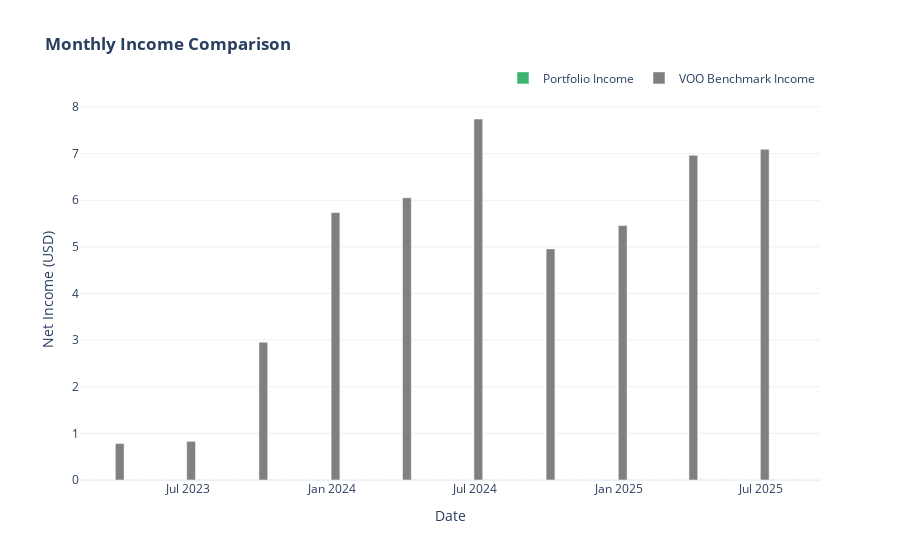

Here is the notebook cell this chart was saved with:
### Code cell
portfolio_income = portfolio.get_monthly_income()
benchmark_income = benchmark_simulation.get_monthly_income()

fig_income_comp = go.Figure()

fig_income_comp.add_trace(
    go.Bar(
        x=portfolio_income.index,
        y=portfolio_income,
        name="Portfolio Income",
        marker_color="mediumseagreen",
    )
)

fig_income_comp.add_trace(
    go.Bar(
        x=benchmark_income.index,
        y=benchmark_income,
        name=f"{config.BENCHMARK_INDEX} Benchmark Income",
        marker_color="grey",
    )
)

fig_income_comp.update_layout(
    title_text="<b>Monthly Income Comparison</b>",
    template="plotly_white",
    barmode="group",
    xaxis_title="Date",
    yaxis_title=f"Net Income ({config.BASE_CURRENCY})",
    legend=dict(orientation="h", yanchor="bottom", y=1.02, xanchor="right", x=1),
)

fig_income_comp.show()

### Figure 1 — Plotly figure (JSON) as saved in the notebook; plotly's stock layout.template omitted (floating-point values rounded to 4 significant figures)
{"data": [{"marker": {"color": "mediumseagreen"}, "name": "Portfolio Income", "type": "bar", "x": ["2023-02-28T00:00:00", "2023-03-31T00:00:00", "2023-04-30T00:00:00", "2023-05-31T00:00:00", "2023-06-30T00:00:00", "2023-07-31T00:00:00", "2023-08-31T00:00:00", "2023-09-30T00:00:00", "2023-10-31T00:00:00", "2023-11-30T00:00:00", "2023-12-31T00:00:00", "2024-01-31T00:00:00", "2024-02-29T00:00:00", "2024-03-31T00:00:00", "2024-04-30T00:00:00", "2024-05-31T00:00:00", "2024-06-30T00:00:00", "2024-07-31T00:00:00", "2024-08-31T00:00:00", "2024-09-30T00:00:00", "2024-10-31T00:00:00", "2024-11-30T00:00:00", "2024-12-31T00:00:00", "2025-01-31T00:00:00", "2025-02-28T00:00:00", "2025-03-31T00:00:00", "2025-04-30T00:00:00", "2025-05-31T00:00:00", "2025-06-30T00:00:00", "2025-07-31T00:00:00", "2025-08-31T00:00:00"], "y": [0.0, 0.0, 0.0, 0.0, 0.0, 0.0, 0.0, 0.0, 0.0, 0.0, 0.0, 0.0, 0.0, 0.0, 0.0, 0.0, 0.0, 0.0, 0.0, 0.0, 0.0, 0.0, 0.0, 0.0, 0.0, 0.0, 0.0, 0.0, 0.0, 0.0, 0.0]}, {"marker": {"color": "grey"}, "name": "VOO Benchmark Income", "type": "bar", "x": ["2023-02-28T00:00:00", "2023-03-31T00:00:00", "2023-04-30T00:00:00", "2023-05-31T00:00:00", "2023-06-30T00:00:00", "2023-07-31T00:00:00", "2023-08-31T00:00:00", "2023-09-30T00:00:00", "2023-10-31T00:00:00", "2023-11-30T00:00:00", "2023-12-31T00:00:00", "2024-01-31T00:00:00", "2024-02-29T00:00:00", "2024-03-31T00:00:00", "2024-04-30T00:00:00", "2024-05-31T00:00:00", "2024-06-30T00:00:00", "2024-07-31T00:00:00", "2024-08-31T00:00:00", "2024-09-30T00:00:00", "2024-10-31T00:00:00", "2024-11-30T00:00:00", "2024-12-31T00:00:00", "2025-01-31T00:00:00", "2025-02-28T00:00:00", "2025-03-31T00:00:00", "2025-04-30T00:00:00", "2025-05-31T00:00:00", "2025-06-30T00:00:00", "2025-07-31T00:00:00", "2025-08-31T00:00:00"], "y": [0.0, 0.782, 0.0, 0.0, 0.8288, 0.0, 0.0, 2.957, 0.0, 0.0, 5.735, 0.0, 0.0, 6.054, 0.0, 0.0, 7.742, 0.0, 0.0, 4.956, 0.0, 0.0, 5.456, 0.0, 0.0, 6.963, 0.0, 0.0, 7.092, 0.0, 0.0]}], "layout": {"barmode": "group", "legend": {"orientation": "h", "x": 1, "xanchor": "right", "y": 1.02, "yanchor": "bottom"}, "title": {"text": "<b>Monthly Income Comparison</b>"}, "xaxis": {"title": {"text": "Date"}}, "yaxis": {"title": {"text": "Net Income (USD)"}}}}
